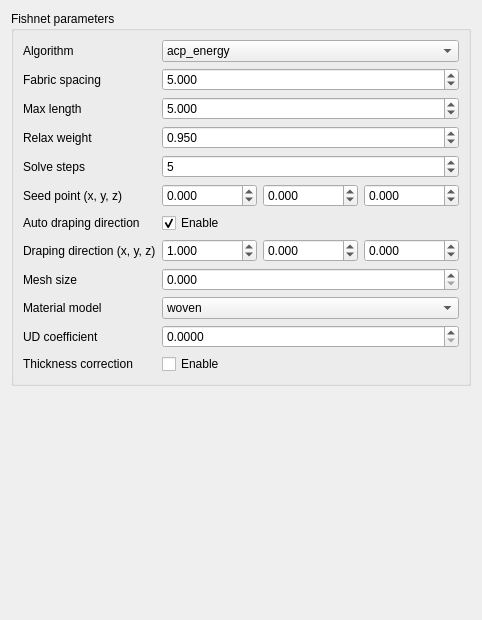
<?xml version="1.0" encoding="UTF-8"?>
<ui version="4.0">
 <class>FishnetDrape</class>
 <widget class="QWidget" name="FishnetDrape">
  <property name="geometry">
   <rect>
    <x>0</x>
    <y>0</y>
    <width>460</width>
    <height>620</height>
   </rect>
  </property>
  <property name="windowTitle">
   <string>Fishnet Drape</string>
  </property>
  <layout class="QVBoxLayout" name="verticalLayout">
   <item>
    <widget class="QGroupBox" name="groupBox_params">
     <property name="title">
      <string>Fishnet parameters</string>
     </property>
     <layout class="QFormLayout" name="formLayout">
      <item row="0" column="0">
       <widget class="QLabel" name="label_algorithm">
        <property name="text">
         <string>Algorithm</string>
        </property>
       </widget>
      </item>
      <item row="0" column="1">
       <widget class="QComboBox" name="combo_algorithm">
        <item>
         <property name="text">
          <string>acp_energy</string>
         </property>
        </item>
        <item>
         <property name="text">
          <string>geodesic_heat</string>
         </property>
        </item>
       </widget>
      </item>

      <item row="1" column="0">
       <widget class="QLabel" name="label_spacing">
        <property name="text">
         <string>Fabric spacing</string>
        </property>
       </widget>
      </item>
      <item row="1" column="1">
       <widget class="QDoubleSpinBox" name="spin_fabric_spacing">
        <property name="decimals"><number>3</number></property>
        <property name="minimum"><double>0.001</double></property>
        <property name="maximum"><double>1000000.000</double></property>
        <property name="singleStep"><double>0.500</double></property>
        <property name="value"><double>5.000</double></property>
       </widget>
      </item>

      <item row="2" column="0">
       <widget class="QLabel" name="label_max_length">
        <property name="text">
         <string>Max length</string>
        </property>
       </widget>
      </item>
      <item row="2" column="1">
       <widget class="QDoubleSpinBox" name="spin_max_length">
        <property name="decimals"><number>3</number></property>
        <property name="minimum"><double>0.000</double></property>
        <property name="maximum"><double>1000000.000</double></property>
        <property name="singleStep"><double>0.500</double></property>
        <property name="value"><double>5.000</double></property>
       </widget>
      </item>

      <item row="3" column="0">
       <widget class="QLabel" name="label_relax">
        <property name="text">
         <string>Relax weight</string>
        </property>
       </widget>
      </item>
      <item row="3" column="1">
       <widget class="QDoubleSpinBox" name="spin_relax_weight">
        <property name="decimals"><number>3</number></property>
        <property name="minimum"><double>0.000</double></property>
        <property name="maximum"><double>1.000</double></property>
        <property name="singleStep"><double>0.050</double></property>
        <property name="value"><double>0.950</double></property>
       </widget>
      </item>

      <item row="4" column="0">
       <widget class="QLabel" name="label_steps">
        <property name="text">
         <string>Solve steps</string>
        </property>
       </widget>
      </item>
      <item row="4" column="1">
       <widget class="QSpinBox" name="spin_solve_steps">
        <property name="minimum"><number>1</number></property>
        <property name="maximum"><number>1000</number></property>
        <property name="singleStep"><number>1</number></property>
        <property name="value"><number>5</number></property>
       </widget>
      </item>

      <item row="5" column="0">
       <widget class="QLabel" name="label_seed_point">
        <property name="text">
         <string>Seed point (x, y, z)</string>
        </property>
       </widget>
      </item>
      <item row="5" column="1">
       <layout class="QHBoxLayout" name="layout_seed_point">
        <item>
         <widget class="QDoubleSpinBox" name="spin_seed_x">
          <property name="decimals"><number>3</number></property>
          <property name="minimum"><double>-1000000.000</double></property>
          <property name="maximum"><double>1000000.000</double></property>
         </widget>
        </item>
        <item>
         <widget class="QDoubleSpinBox" name="spin_seed_y">
          <property name="decimals"><number>3</number></property>
          <property name="minimum"><double>-1000000.000</double></property>
          <property name="maximum"><double>1000000.000</double></property>
         </widget>
        </item>
        <item>
         <widget class="QDoubleSpinBox" name="spin_seed_z">
          <property name="decimals"><number>3</number></property>
          <property name="minimum"><double>-1000000.000</double></property>
          <property name="maximum"><double>1000000.000</double></property>
         </widget>
        </item>
       </layout>
      </item>

      <item row="6" column="0">
       <widget class="QLabel" name="label_auto_direction">
        <property name="text">
         <string>Auto draping direction</string>
        </property>
       </widget>
      </item>
      <item row="6" column="1">
       <widget class="QCheckBox" name="check_auto_direction">
        <property name="checked">
         <bool>true</bool>
        </property>
        <property name="text">
         <string>Enable</string>
        </property>
       </widget>
      </item>

      <item row="7" column="0">
       <widget class="QLabel" name="label_direction">
        <property name="text">
         <string>Draping direction (x, y, z)</string>
        </property>
       </widget>
      </item>
      <item row="7" column="1">
       <layout class="QHBoxLayout" name="layout_direction">
        <item>
         <widget class="QDoubleSpinBox" name="spin_dir_x">
          <property name="decimals"><number>3</number></property>
          <property name="minimum"><double>-1000000.000</double></property>
          <property name="maximum"><double>1000000.000</double></property>
          <property name="value"><double>1.000</double></property>
         </widget>
        </item>
        <item>
         <widget class="QDoubleSpinBox" name="spin_dir_y">
          <property name="decimals"><number>3</number></property>
          <property name="minimum"><double>-1000000.000</double></property>
          <property name="maximum"><double>1000000.000</double></property>
         </widget>
        </item>
        <item>
         <widget class="QDoubleSpinBox" name="spin_dir_z">
          <property name="decimals"><number>3</number></property>
          <property name="minimum"><double>-1000000.000</double></property>
          <property name="maximum"><double>1000000.000</double></property>
         </widget>
        </item>
       </layout>
      </item>

      <item row="8" column="0">
       <widget class="QLabel" name="label_mesh_size">
        <property name="text">
         <string>Mesh size</string>
        </property>
       </widget>
      </item>
      <item row="8" column="1">
       <widget class="QDoubleSpinBox" name="spin_mesh_size">
        <property name="decimals"><number>3</number></property>
        <property name="minimum"><double>0.000</double></property>
        <property name="maximum"><double>1000000.000</double></property>
        <property name="singleStep"><double>0.500</double></property>
       </widget>
      </item>

      <item row="9" column="0">
       <widget class="QLabel" name="label_material_model">
        <property name="text">
         <string>Material model</string>
        </property>
       </widget>
      </item>
      <item row="9" column="1">
       <widget class="QComboBox" name="combo_material_model">
        <item>
         <property name="text">
          <string>woven</string>
         </property>
        </item>
        <item>
         <property name="text">
          <string>ud</string>
         </property>
        </item>
       </widget>
      </item>

      <item row="10" column="0">
       <widget class="QLabel" name="label_ud_coefficient">
        <property name="text">
         <string>UD coefficient</string>
        </property>
       </widget>
      </item>
      <item row="10" column="1">
       <widget class="QDoubleSpinBox" name="spin_ud_coefficient">
        <property name="decimals"><number>4</number></property>
        <property name="minimum"><double>0.000</double></property>
        <property name="maximum"><double>1.000</double></property>
        <property name="singleStep"><double>0.050</double></property>
       </widget>
      </item>

      <item row="11" column="0">
       <widget class="QLabel" name="label_thickness_correction">
        <property name="text">
         <string>Thickness correction</string>
        </property>
       </widget>
      </item>
      <item row="11" column="1">
       <widget class="QCheckBox" name="check_thickness_correction">
        <property name="text">
         <string>Enable</string>
        </property>
       </widget>
      </item>
     </layout>
    </widget>
   </item>
   <item>
    <spacer name="verticalSpacer">
     <property name="orientation">
      <enum>Qt::Vertical</enum>
     </property>
     <property name="sizeHint" stdset="0">
      <size>
       <width>20</width>
       <height>40</height>
      </size>
     </property>
    </spacer>
   </item>
  </layout>
 </widget>
 <resources/>
 <connections/>
</ui>
